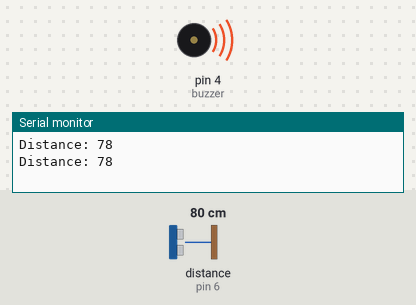
This sketch was run on a simulated Arduino Uno, built with avr-gcc and run on an emulated ATmega328P. On the bench: buzzer (waves = sounding), the last lines printed to the serial monitor. Wiring (inferred from the names in the program): ultrasonic range finder: trigger pin 5; echo pin 6. The inputs (shaded band) are chosen by the test bench; at power-on: distance to the obstacle (sensor on pin 6) 80 cm. The echo pulse lasts 58.3 µs per cm.

Above: at 2.8 s.
2.9 s: distance to the obstacle (sensor on pin 6) set to 98 cm
6.4 s: distance to the obstacle (sensor on pin 6) set to 107 cm
At 8.4 s:
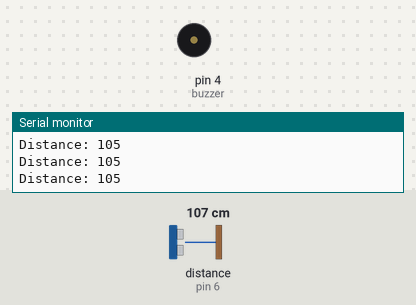
9.1 s: distance to the obstacle (sensor on pin 6) set to 60 cm
At 14.9 s:
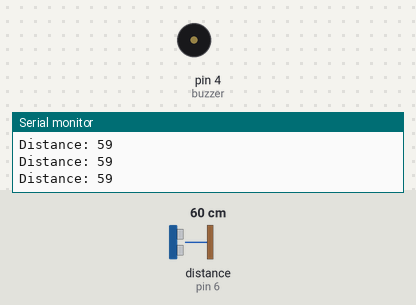
15.1 s: distance to the obstacle (sensor on pin 6) set to 250 cm
At 15.9 s:
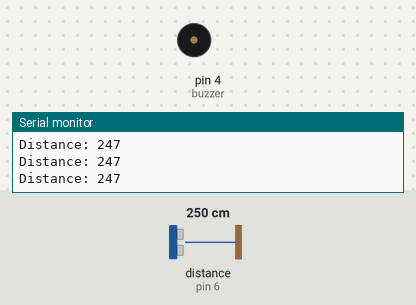
Timing chart, 0 to 18.1 s (numbered marks = the images above; inputs shaded):
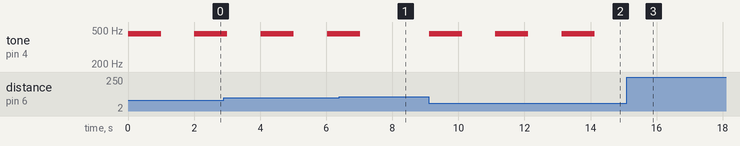

The sketch:

Parking_assistance.ino
```cpp
// defines pins numbers
int buzzer = 4;
const int trigPin = 5;
const int echoPin = 6;
// defines variables
long duration;
int distance = 0;
void setup() {
pinMode(trigPin, OUTPUT); // Sets the trigPin as an Output
pinMode(echoPin, INPUT); // Sets the echoPin as an Input
pinMode(4, OUTPUT);
Serial.begin(9600); // Starts the serial communication
}
void loop() {
if ((distance > 0)&&(distance < 10))
  {
  tone(buzzer, 450);
  delay(100);
  noTone(buzzer);
  delay(100);
}
else if ((distance > 10)&&(distance < 50))
  {
  tone(buzzer, 450);
  delay(500);
  noTone(buzzer);
  delay(500);
  }
else if ((distance > 50)&&(distance < 100)) {
  tone(buzzer, 450);
  delay(1000);
  noTone(buzzer);
  delay(1000);
}
else if (distance > 100){
  digitalWrite(buzzer, LOW);
}
delayMicroseconds(10);
// Clears the trigPin
digitalWrite(trigPin, LOW);
delayMicroseconds(2);
// Sets the trigPin on HIGH state for 10 micro seconds
digitalWrite(trigPin, HIGH);
delayMicroseconds(10);
digitalWrite(trigPin, LOW);
// Reads the echoPin, returns the sound wave travel time in microseconds
duration = pulseIn(echoPin, HIGH);
// Calculating the distance
distance= duration*0.034/2;
// Prints the distance on the Serial Monitor
Serial.print("Distance: ");
Serial.println(distance); //distance is the returned integer, it is the distance in cm
}
```

Measured:
- the behaviour switches between 101 and 102 cm on distance to the obstacle (sensor on pin 6) (found by bisection; images 0 and 1)
- after the input at 6.4 s, tone on pin 4 (buzzer): goes on until 7.0 s, then stays silent
- after the input at 9.1 s, tone on pin 4 (buzzer): alternates 450 Hz for 1.0 s and silent for 1.0 s, starting at once
- after the input at 15.1 s, tone on pin 4 (buzzer): stops changing and stays silent
- by itself, tone on pin 4 (buzzer): alternates 450 Hz for 1.0 s and silent for 1.0 s
